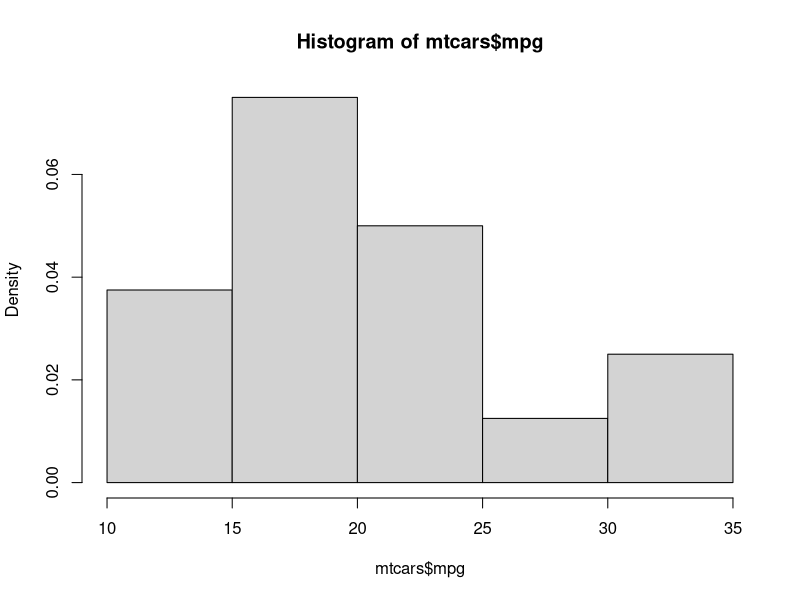
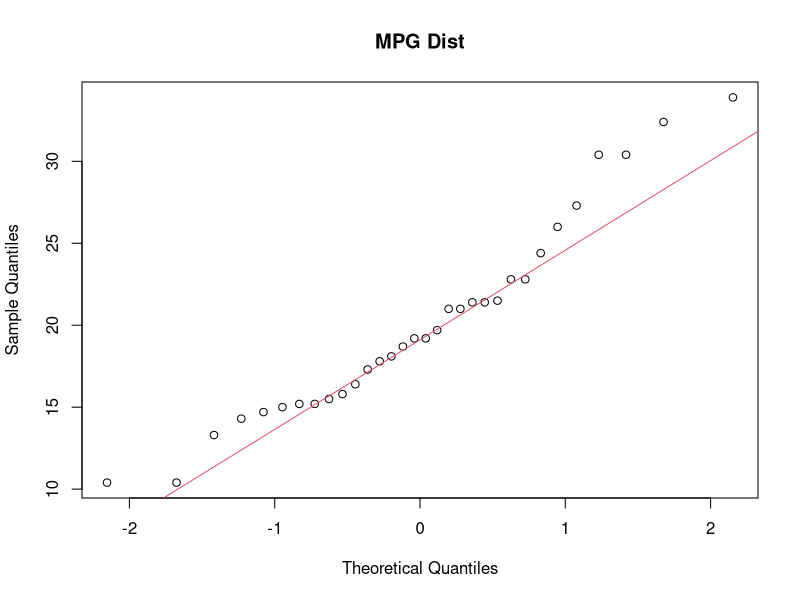

Here is the R script that generated these plots, in order:
mtcars

hist(mtcars$mpg,probability = TRUE)
qqnorm(mtcars$mpg,main = "MPG Dist")
qqline(mtcars$mpg,col=2)
shapiro.test(mtcars$mpg)
